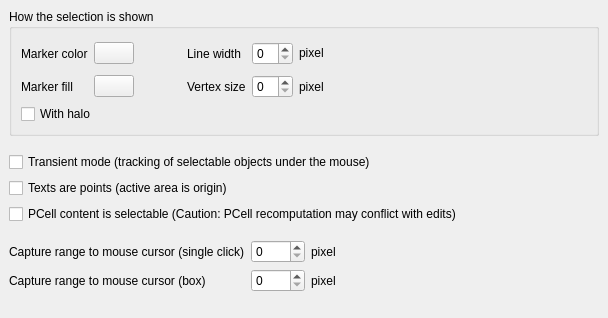
<?xml version="1.0" encoding="UTF-8"?>
<ui version="4.0">
 <class>LayoutViewConfigPage2c</class>
 <widget class="QFrame" name="LayoutViewConfigPage2c">
  <property name="geometry">
   <rect>
    <x>0</x>
    <y>0</y>
    <width>608</width>
    <height>318</height>
   </rect>
  </property>
  <property name="windowTitle">
   <string>Settings</string>
  </property>
  <layout class="QVBoxLayout">
   <property name="spacing">
    <number>6</number>
   </property>
   <property name="leftMargin">
    <number>9</number>
   </property>
   <property name="topMargin">
    <number>9</number>
   </property>
   <property name="rightMargin">
    <number>9</number>
   </property>
   <property name="bottomMargin">
    <number>9</number>
   </property>
   <item>
    <widget class="QGroupBox" name="groupBox_2">
     <property name="title">
      <string>How the selection is shown</string>
     </property>
     <layout class="QGridLayout">
      <property name="leftMargin">
       <number>9</number>
      </property>
      <property name="topMargin">
       <number>9</number>
      </property>
      <property name="rightMargin">
       <number>9</number>
      </property>
      <property name="bottomMargin">
       <number>9</number>
      </property>
      <property name="spacing">
       <number>6</number>
      </property>
      <item row="1" column="1">
       <widget class="lay::DitherPatternSelectionButton" name="stipple_pb">
        <property name="text">
         <string/>
        </property>
       </widget>
      </item>
      <item row="1" column="5">
       <widget class="QLabel" name="label_5">
        <property name="text">
         <string>pixel</string>
        </property>
       </widget>
      </item>
      <item row="0" column="6">
       <spacer>
        <property name="orientation">
         <enum>Qt::Horizontal</enum>
        </property>
        <property name="sizeHint" stdset="0">
         <size>
          <width>71</width>
          <height>31</height>
         </size>
        </property>
       </spacer>
      </item>
      <item row="0" column="5">
       <widget class="QLabel" name="textLabel2">
        <property name="sizePolicy">
         <sizepolicy hsizetype="Fixed" vsizetype="Fixed">
          <horstretch>0</horstretch>
          <verstretch>0</verstretch>
         </sizepolicy>
        </property>
        <property name="text">
         <string>pixel</string>
        </property>
       </widget>
      </item>
      <item row="0" column="4">
       <widget class="QSpinBox" name="lw_spinbx"/>
      </item>
      <item row="0" column="3">
       <widget class="QLabel" name="textLabel1_2">
        <property name="text">
         <string>Line width</string>
        </property>
       </widget>
      </item>
      <item row="0" column="2">
       <spacer>
        <property name="orientation">
         <enum>Qt::Horizontal</enum>
        </property>
        <property name="sizeType">
         <enum>QSizePolicy::Fixed</enum>
        </property>
        <property name="sizeHint" stdset="0">
         <size>
          <width>41</width>
          <height>31</height>
         </size>
        </property>
       </spacer>
      </item>
      <item row="1" column="3">
       <widget class="QLabel" name="vs_lbl">
        <property name="text">
         <string>Vertex size</string>
        </property>
       </widget>
      </item>
      <item row="1" column="4">
       <widget class="QSpinBox" name="vs_spinbx"/>
      </item>
      <item row="0" column="1">
       <widget class="lay::ColorButton" name="color_pb">
        <property name="toolTip">
         <string>The color in which the rulers are drawn</string>
        </property>
        <property name="text">
         <string/>
        </property>
       </widget>
      </item>
      <item row="0" column="0">
       <widget class="QLabel" name="textLabel3_2">
        <property name="text">
         <string>Marker color</string>
        </property>
       </widget>
      </item>
      <item row="1" column="0">
       <widget class="QLabel" name="label">
        <property name="text">
         <string>Marker fill</string>
        </property>
       </widget>
      </item>
      <item row="2" column="0" colspan="7">
       <widget class="QCheckBox" name="halo_cb">
        <property name="text">
         <string>With halo</string>
        </property>
       </widget>
      </item>
     </layout>
    </widget>
   </item>
   <item>
    <spacer>
     <property name="orientation">
      <enum>Qt::Vertical</enum>
     </property>
     <property name="sizeType">
      <enum>QSizePolicy::Fixed</enum>
     </property>
     <property name="sizeHint" stdset="0">
      <size>
       <width>561</width>
       <height>10</height>
      </size>
     </property>
    </spacer>
   </item>
   <item>
    <widget class="QCheckBox" name="transient_mode_cb">
     <property name="text">
      <string>Transient mode (tracking of selectable objects under the mouse)</string>
     </property>
    </widget>
   </item>
   <item>
    <widget class="QCheckBox" name="text_point_mode_cb">
     <property name="text">
      <string>Texts are points (active area is origin)</string>
     </property>
    </widget>
   </item>
   <item>
    <widget class="QCheckBox" name="sel_inside_pcells_cb">
     <property name="text">
      <string>PCell content is selectable (Caution: PCell recomputation may conflict with edits)</string>
     </property>
    </widget>
   </item>
   <item>
    <spacer name="verticalSpacer">
     <property name="orientation">
      <enum>Qt::Vertical</enum>
     </property>
     <property name="sizeType">
      <enum>QSizePolicy::Fixed</enum>
     </property>
     <property name="sizeHint" stdset="0">
      <size>
       <width>20</width>
       <height>10</height>
      </size>
     </property>
    </spacer>
   </item>
   <item>
    <widget class="QFrame" name="frame">
     <property name="frameShape">
      <enum>QFrame::NoFrame</enum>
     </property>
     <property name="frameShadow">
      <enum>QFrame::Raised</enum>
     </property>
     <layout class="QGridLayout" name="gridLayout">
      <property name="leftMargin">
       <number>0</number>
      </property>
      <property name="topMargin">
       <number>0</number>
      </property>
      <property name="rightMargin">
       <number>0</number>
      </property>
      <property name="bottomMargin">
       <number>0</number>
      </property>
      <item row="0" column="2">
       <widget class="QLabel" name="label_3">
        <property name="text">
         <string>pixel</string>
        </property>
       </widget>
      </item>
      <item row="0" column="3">
       <spacer name="horizontalSpacer">
        <property name="orientation">
         <enum>Qt::Horizontal</enum>
        </property>
        <property name="sizeHint" stdset="0">
         <size>
          <width>311</width>
          <height>20</height>
         </size>
        </property>
       </spacer>
      </item>
      <item row="0" column="1">
       <widget class="QSpinBox" name="search_range_spinbx">
        <property name="maximum">
         <number>9999</number>
        </property>
       </widget>
      </item>
      <item row="0" column="0">
       <widget class="QLabel" name="label_2">
        <property name="text">
         <string>Capture range to mouse cursor (single click)</string>
        </property>
       </widget>
      </item>
      <item row="1" column="0">
       <widget class="QLabel" name="label_4">
        <property name="text">
         <string>Capture range to mouse cursor (box)</string>
        </property>
       </widget>
      </item>
      <item row="1" column="1">
       <widget class="QSpinBox" name="search_range_box_spinbx">
        <property name="maximum">
         <number>9999</number>
        </property>
       </widget>
      </item>
      <item row="1" column="2">
       <widget class="QLabel" name="label_6">
        <property name="text">
         <string>pixel</string>
        </property>
       </widget>
      </item>
     </layout>
    </widget>
   </item>
   <item>
    <spacer name="verticalSpacer_2">
     <property name="orientation">
      <enum>Qt::Vertical</enum>
     </property>
     <property name="sizeHint" stdset="0">
      <size>
       <width>20</width>
       <height>40</height>
      </size>
     </property>
    </spacer>
   </item>
  </layout>
 </widget>
 <layoutdefault spacing="6" margin="11"/>
 <customwidgets>
  <customwidget>
   <class>lay::ColorButton</class>
   <extends>QPushButton</extends>
   <header>layWidgets.h</header>
  </customwidget>
  <customwidget>
   <class>lay::DitherPatternSelectionButton</class>
   <extends>QPushButton</extends>
   <header>layWidgets.h</header>
  </customwidget>
 </customwidgets>
 <tabstops>
  <tabstop>color_pb</tabstop>
  <tabstop>lw_spinbx</tabstop>
  <tabstop>halo_cb</tabstop>
  <tabstop>vs_spinbx</tabstop>
  <tabstop>transient_mode_cb</tabstop>
 </tabstops>
 <resources/>
 <connections/>
</ui>
